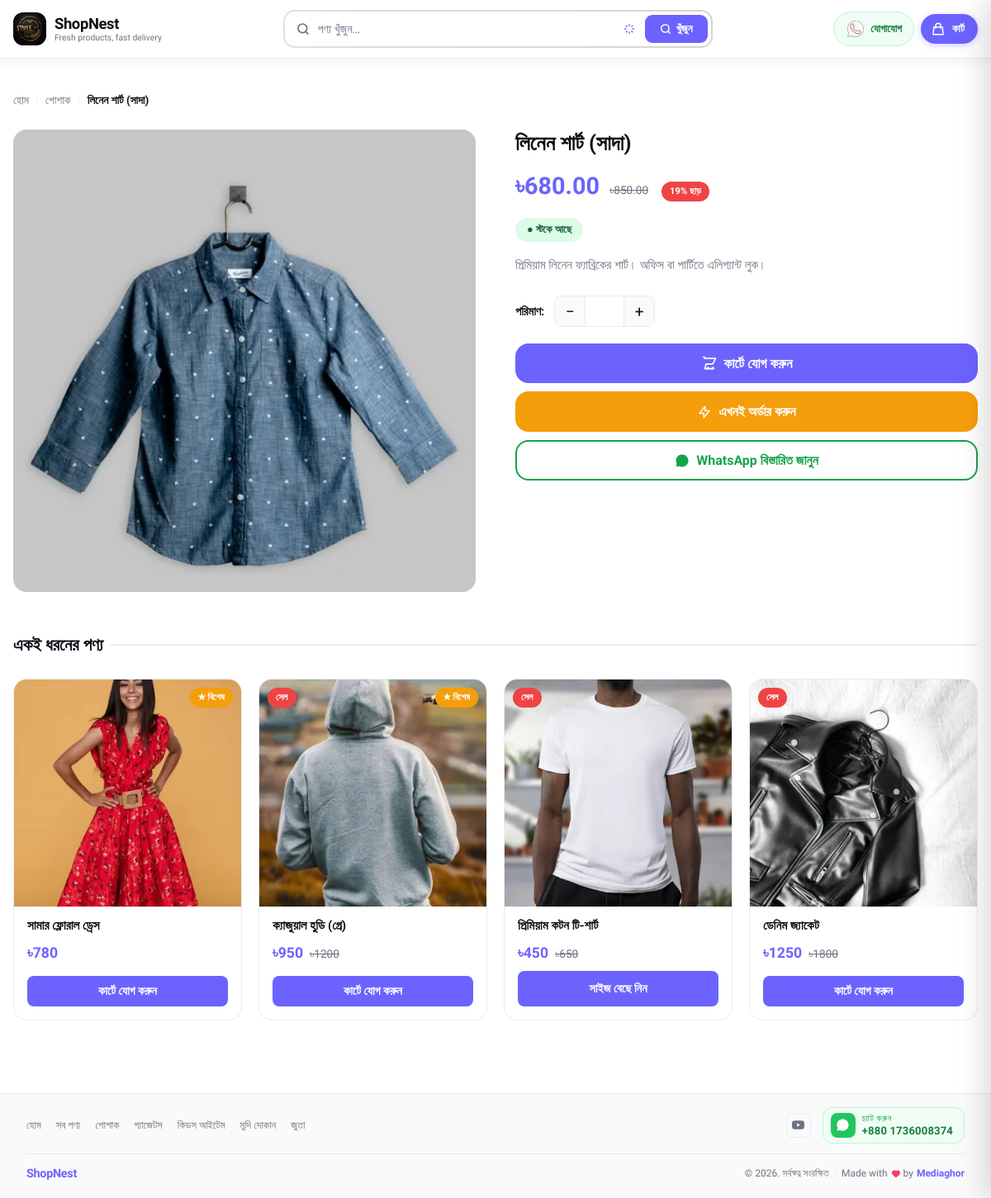
/product/linen-shirt-white, run on the app's committed database.
### tables this page shows
CREATE TABLE categories (
            id         INTEGER PRIMARY KEY AUTOINCREMENT,
            name       TEXT NOT NULL,
            slug       TEXT UNIQUE NOT NULL,
            sort_order INTEGER DEFAULT 0
        );

CREATE TABLE products (
            id          INTEGER PRIMARY KEY AUTOINCREMENT,
            name        TEXT NOT NULL,
            slug        TEXT UNIQUE NOT NULL,
            description TEXT,
            price       REAL NOT NULL,
            old_price   REAL,
            stock       INTEGER DEFAULT 0,
            category_id INTEGER REFERENCES categories(id),
            image       TEXT,
            is_active   INTEGER DEFAULT 1,
            is_featured INTEGER DEFAULT 0,
            created_at  TEXT DEFAULT (datetime('now'))
        , sizes TEXT DEFAULT '');

### main.py (the view)
@app.get("/product/{slug}", response_class=HTMLResponse)
async def product_detail(slug: str, request: Request):
    async for db in get_db():
        base = await ctx(request, db)
        product = await fetch_product_by_slug(db, slug)
        if not product or not product["is_active"]:
            raise HTTPException(404)
        categories = await fetch_categories(db)
        related = []
        if product["category_id"]:
            related = await fetch_related_products(db, product["category_id"], product["id"])
        return templates.TemplateResponse(request,
            "shop/product.html",
            {**base, "product": product, "categories": categories, "related": related},
        )

### templates/shop/product.html (shortened to what this page needs)
{% extends "base.html" %}
{% block content %}
<div class="container">
  <div class="section">
    <nav class="breadcrumb">
      <a href="/">হোম</a>
      <span>›</span>
      {% if product.category_slug %}
      <a href="/category/{{ product.category_slug }}">{{ product.category_name }}</a>
      <span>›</span>
      {% endif %}
      <span>{{ product.name }}</span>
    </nav>
    <div class="product-detail-grid"
         x-data="{
           qty: 1,
           sizes: window.__sizes,
           size: '',
           sizeError: false,
           /* Returns the product payload, or null when a size is required but unpicked */
           picked() {
             if (this.sizes.length && !this.size) { this.sizeError = true; return null; }
             this.sizeError = false;
             return { ...window.__pd, size: this.size };
           },
           addToCart() {
             const item = this.picked();
             if (!item) return;
             for (let i = 0; i < this.qty; i++) $store.cart.addItem(item);
           },
           orderNow() {
             const item = this.picked();
             if (!item) return;
             for (let i = 0; i < this.qty; i++) $store.cart.addItem(item);
             $store.cart.openCheckout();
           }
         }">
      <div class="product-detail-img">
        {% if product.image %}
        <img src="/static/uploads/products/{{ product.image }}" alt="{{ product.name }}"
             width="800" height="800">
        {% else %}
        <div class="product-detail-placeholder">📦</div>
        {% endif %}
      </div>
      <div class="product-detail-info">
        <h1>{{ product.name }}</h1>
        <div class="product-detail-price">
          <span class="price-current">{{ settings.currency_symbol }}{{ "%.2f"|format(product.price) }}</span>
          {% if product.old_price and product.old_price > product.price %}
          <span class="price-old">{{ settings.currency_symbol }}{{ "%.2f"|format(product.old_price) }}</span>
          <span class="badge-sale" style="position:static;margin-left:4px;">
            {{ ((1 - product.price / product.old_price) * 100) | int }}% ছাড়
          </span>
          {% endif %}
        </div>
        {% if product.stock == 0 %}
        <span class="stock-badge no-stock">● স্টক নেই</span>
        {% elif product.stock < 5 %}
        <span class="stock-badge low-stock">● মাত্র {{ product.stock }}টি বাকি</span>
        {% else %}
        <span class="stock-badge in-stock">● স্টকে আছে</span>
        {% endif %}
        {% if product.description %}
        <div class="product-detail-desc">{{ product.description }}</div>
        {% endif %}
        {% if product.stock > 0 %}
        <div class="qty-selector">
          <label>পরিমাণ:</label>
          <div class="qty-control">
            <button @click="qty = Math.max(1, qty - 1)">−</button>
            <input type="number" :value="qty" min="1" max="{{ product.stock }}"
                   @input="qty = Math.max(1, Math.min({{ product.stock }}, parseInt($event.target.value)||1))">
            <button @click="qty = Math.min({{ product.stock }}, qty + 1)">+</button>
          </div>
        </div>
        <button class="btn-add-cart-lg" @click="addToCart()">
          <svg width="20" height="20" fill="none" viewBox="0 0 24 24" stroke="currentColor">
            <path stroke-linecap="round" stroke-linejoin="round" stroke-width="2"
                  d="M3 3h2l.4 2M7 13h10l4-8H5.4m1.6 8l-1.4 7h12.8M10 20a1 1 0 100-2 1 1 0 000 2zm7 0a1 1 0 100-2 1 1 0 000 2z"/>
          </svg>
          কার্টে যোগ করুন
        </button>
        <button class="btn-direct-order btn-order-now" @click="orderNow()">
          <svg width="18" height="18" viewBox="0 0 24 24" fill="none" stroke="currentColor">
            <path stroke-linecap="round" stroke-linejoin="round" stroke-width="2"
                  d="M13 10V3L4 14h7v7l9-11h-7z"/>
          </svg>
          এখনই অর্ডার করুন
        </button>
        {% if settings.whatsapp %}
        <button class="btn-direct-order btn-wa-order"
          @click="
            const msg = 'আমি এই পণ্য সম্পর্কে বিস্তারিত জানতে চাই 🙂\n\n📦 পণ্য: {{ product.name }}' + (size ? '\n📏 সাইজ: ' + size : '') + '\n💰 দাম: {{ settings.currency_symbol }}{{ '%.0f'|format(product.price) }}\n🔗 লিংক: ' + window.location.href;
            window.open('https://wa.me/' + window.WA_FULL + '?text=' + encodeURIComponent(msg), '_blank');
          ">
          WhatsApp বিস্তারিত জানুন
        </button>
        {% endif %}
        {% else %}
        <button class="btn-add-cart-lg" disabled>স্টক নেই</button>
        {% endif %}
      </div>
    </div>
    {% if related %}
    <section style="margin-top:48px;">
      <h2 class="section-title">একই ধরনের পণ্য</h2>
      <div class="product-grid">
        {% for product in related %}
        {% include "includes/product_card.html" %}
        {% endfor %}
      </div>
    </section>
    {% endif %}
  </div>
</div>
{% endblock %}

### templates/includes/product_card.html (shortened to what this page needs)
<div class="product-card">
  <a href="/product/{{ product.slug }}">
    <div class="product-card-img-wrap">
      {% if product.image %}
      <img src="/static/uploads/products/{{ product.image.replace('.webp', '_thumb.webp') }}" alt="{{ product.name }}{% if settings.seo_alt_suffix %} — {{ settings.seo_alt_suffix }}{% endif %}"
           width="400" height="400" loading="lazy" decoding="async">
      {% else %}
      <div class="product-card-placeholder">📦</div>
      {% endif %}
      {% if product.old_price and product.old_price > product.price %}
      <span class="badge-sale">সেল</span>
      {% endif %}
      {% if product.is_featured %}
      <span class="badge-featured">★ বিশেষ</span>
      {% endif %}
    </div>
  </a>
  <div class="product-card-body">
    <a href="/product/{{ product.slug }}" class="product-card-name">{{ product.name }}</a>
    <div class="product-card-price">
      <span class="price-current">{{ settings.currency_symbol }}{{ "%.0f"|format(product.price) }}</span>
      {% if product.old_price and product.old_price > product.price %}
      <span class="price-old">{{ settings.currency_symbol }}{{ "%.0f"|format(product.old_price) }}</span>
      {% endif %}
    </div>
    {% if product.stock > 0 and size_list(product.sizes) %}
    <a href="/product/{{ product.slug }}" class="btn-add-cart btn-pick-size">
      সাইজ বেছে নিন
    </a>
    {% else %}
    <button class="btn-add-cart"
      @click="$store.cart.addItem({
        id: {{ product.id }},
        slug: '{{ product.slug }}',
        name: '{{ product.name | replace("'", "\\'") }}',
        price: {{ product.price }},
        image: '{{ product.image or "" }}'
      })">
      {% if product.stock == 0 %}স্টক নেই{% else %}কার্টে যোগ করুন{% endif %}
    </button>
    {% endif %}
  </div>
</div>

### templates/includes/footer.html (shortened to what this page needs)
<footer class="ft-simple">
  <div class="container">
    <div class="ft-row1">
      <div class="ft-simple-links">
        <a href="/">হোম</a>
        <a href="/search">সব পণ্য</a>
        {% for cat in (categories or []) %}
        <a href="/category/{{ cat.slug }}">{{ cat.name }}</a>
        {% endfor %}
      </div>
      <div class="ft-row1-right">
        {% set has_social = settings.social_facebook or settings.social_instagram or settings.social_youtube or settings.social_twitter or settings.social_tiktok %}
        {% if has_social %}
        <div class="ft-icons">
          {% if settings.social_youtube %}
          <a href="{{ settings.social_youtube }}" class="ft-icon" target="_blank" rel="noopener" aria-label="YouTube">
          </a>
          {% endif %}
        </div>
        {% endif %}
        {% if settings.whatsapp %}
        <a href="https://wa.me/{{ wa_full(settings.whatsapp_cc, settings.whatsapp) }}" class="ft-wa-number" target="_blank" rel="noopener" aria-label="WhatsApp">
          <span class="ft-wa-icon">
          </span>
          <span class="ft-wa-text">
            <span class="ft-wa-label">চ্যাট করুন</span>
            <span class="ft-wa-num">+{{ settings.whatsapp_cc or '880' }} {{ settings.whatsapp }}</span>
          </span>
        </a>
        {% endif %}
      </div>
    </div>
    <div class="ft-divider-line"></div>
    <div class="ft-row2">
      <a href="/" class="ft-simple-brand">{{ settings.store_name }}</a>
      <span class="ft-simple-copy">
        © {{ current_year() }}. সর্বস্বত্ব সংরক্ষিত
        <span class="ft-dot">·</span>
        <span class="ft-credit">
          Made with
          by <a href="https://mediaghor.com" target="_blank" rel="noopener" class="ft-mediaghor">Mediaghor</a>
        </span>
      </span>
    </div>
  </div>
</footer>

### data on the page
categories: category_name "পোশাক", name "পোশাক"
products: name "লিনেন শার্ট (সাদা)", image (picture), price "680.00", old_price "850.00", ((1-product.price/product.old_price)*100)|int "19", description "প্রিমিয়াম লিনেন ফ্যাব্রিকের শার্ট। অফিস বা পার্টিতে এলিগ্যান্ট লুক।"
products: shows a picture, is_featured "★ বিশেষ", name "সামার ফ্লোরাল ড্রেস", currency_symbol "৳", price "780", stock "কার্টে যোগ করুন"
products: shows a picture, shows "সেল", is_featured "★ বিশেষ", name "ক্যাজুয়াল হুডি (গ্রে)", currency_symbol "৳", price "950", old_price "1200", stock "কার্টে যোগ করুন"
products: shows a picture, shows "সেল", name "প্রিমিয়াম কটন টি-শার্ট", currency_symbol "৳", price "450", old_price "650"
products: shows a picture, shows "সেল", name "ডেনিম জ্যাকেট", currency_symbol "৳", price "1250", old_price "1800", stock "কার্টে যোগ করুন"
categories: name "গ্যাজেটস"
categories: name "কিডস আইটেম"
categories: name "মুদি দোকান"
categories: name "জুতা"

### other printed values
{{ settings.store_name }} "ShopNest"
{{ settings.tagline }} "Fresh products, fast delivery"
{{ settings.currency_symbol }} "৳"
{{ settings.whatsapp_cc or '880' }} "880"
{{ settings.whatsapp }} "1736008374"
{{ current_year() }} "2026"
